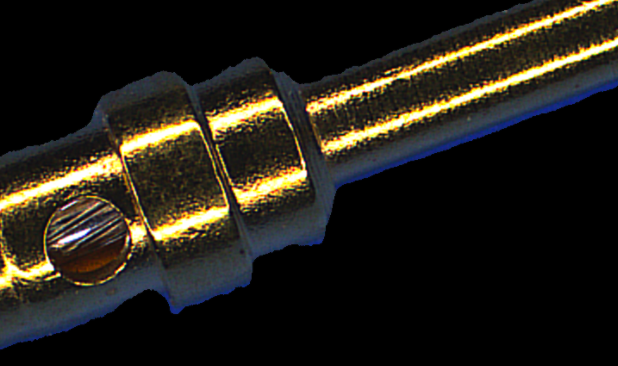
#> input picture Project/ZF/main/pickle/baseImages/2.png, 618 x 366 px, found by its file name
$ jupyter execute --allow-errors '方向确定.ipynb'
#> lines starting #> are read from the running program, lines starting #| are printed output that depends on the picture; after the words box and inside, x2 and y2 are one past the last pixel; in counts of white or black regions, pixels touching at a corner belong together; long printed decimals are rounded
[cell 1]
#!/usr/bin/env python
# -*- coding: UTF-8 -*-
"""
@File    ：PressureLocationProcess.py
@Author  zhouxinyu
@Date    ：2022/3/31 14:35
"""
from math import tan
import cv2
import numpy as np
import matplotlib.pyplot as plt
import matplotlib
import math


def cv_show(img):
    cv2.imshow('cv_show', img)
    cv2.waitKey(0)  # 等待时间，毫秒级，0标示按任意键终止
    cv2.destroyAllWindows()
    cv2.waitKey(1)  # 解决mac中窗口不关闭的问题


def showImages(images, titles=[''], size=[1, 1], BGR=False):
    for i in range(len(images)):
        plt.subplot(size[0], size[1], i + 1)
        showImage = images[i]
        if (BGR):
            b, g, r = cv2.split(images[i])
            showImage = cv2.merge([r, g, b])
        plt.imshow(showImage, 'gray')
        plt.title(titles[i])
        plt.xticks([]), plt.yticks([])


# Get the picture in the right direction
def correct_direction(img, percentage):
    shape = img.shape
    gray_img = cv2.cvtColor(img,cv2.COLOR_BGR2GRAY)
    left_block = [gray_img[:, :int(percentage*shape[1])]]
    right_block = [gray_img[:,  int((1-percentage)*shape[1]):]]
    left_binarized = cv2.threshold(np.array(left_block), 1, 255, 0)[1]
    right_binarized = cv2.threshold(np.array(right_block), 1, 255, 0)[1]
    def get_sum(x):
        return sum(x)
    left_white_number = sum(list(map(get_sum, left_binarized[0])))
    right_white_number = sum(list(map(get_sum, right_binarized[0])))
    direction_flag = left_white_number > right_white_number
    if direction_flag:
        return img, left_white_number , right_white_number
    return cv2.flip(img, 1), left_white_number , right_white_number
    # return left_white_number > right_white_number, left_white_number , right_white_number

[cell 2]
img = cv2.imread('/Users/zhouxinyu/Code/Python/jupyter/Project/ZF/压线筒污染/maxEdge/正常/2.png')
#> img is the input picture: shape (366, 618, 3); mean B, G, R 24.5, 31.9, 35
gray_img = cv2.cvtColor(img,cv2.COLOR_BGR2GRAY)
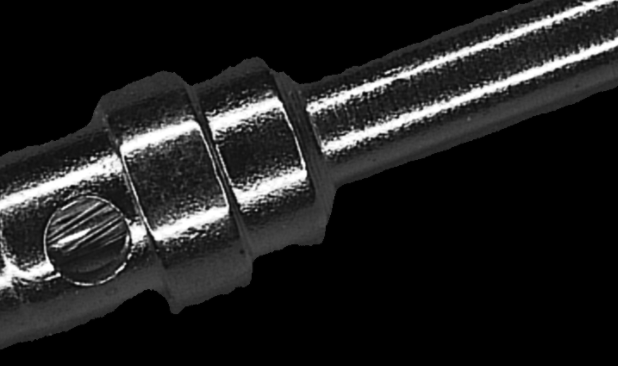
#> gray_img: shape (366, 618); min 0, max 255, mean 32
# showImages([img], BGR=True)
print(gray_img.shape)
#| (366, 618)
p, p1, p2 = correct_direction(img, 0.2)
#> in correct_direction, `left_white_number = sum(list(map(get_sum, left_binarized[0])))`: left_white_number = 6354090
#> in correct_direction, `right_white_number = sum(list(map(get_sum, right_binarized[0])))`: right_white_number = 3425925
#> in correct_direction, `direction_flag = left_white_number > right_white_number`: direction_flag = True
#> p1 = 6354090; p2 = 3425925
cv_show(p)
showImages([gray_img])
#> the loop in showImages, `for i in range(len(images)):` made 1 pass

# [4 lines of commented-out code are left out]

[cell 3]
left = [gray_img[:, :int(0.2*gray_img.shape[1])]]
# print(sum(left[0]))
showImages(left)
#> the loop in showImages (call 2), `for i in range(len(images)):` made 1 pass
#> pass 1, in showImages (call 2), `showImage = images[i]`:
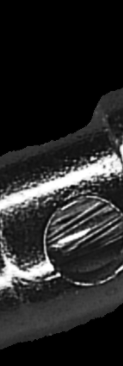
#> showImage: shape (366, 123); min 0, max 255, mean 39.2

[cell 4]
after_left = cv2.threshold(np.array(left), 1, 255, 0)[1]
showImages(after_left)
#> the loop in showImages (call 3), `for i in range(len(images)):` made 1 pass
#> pass 1, in showImages (call 3), `showImage = images[i]`:
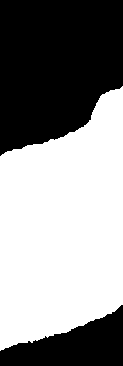
#> showImage: shape (366, 123); 55.4% white; 2 black regions, box (x1, y1, x2, y2) and area: (0, 0, 123, 156) 15819, (0, 305, 123, 366) 4281

[cell 5]
right = [gray_img[:,  int((1-0.2)*gray_img.shape[1]):]]
# print(sum(right[0]))
showImages(right)
#> the loop in showImages (call 4), `for i in range(len(images)):` made 1 pass
#> pass 1, in showImages (call 4), `showImage = images[i]`:
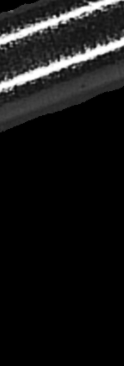
#> showImage: shape (366, 124); min 0, max 255, mean 21.6

[cell 6]
_, after_right = cv2.threshold(np.array(right), 1, 255, 0)
showImages(after_right)
#> the loop in showImages (call 5), `for i in range(len(images)):` made 1 pass
#> pass 1, in showImages (call 5), `showImage = images[i]`:
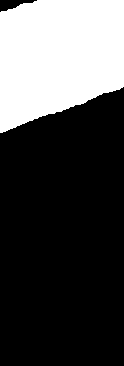
#> showImage: shape (366, 124); 29.6% white; 1 white region, box (x1, y1, x2, y2) and area: (0, 0, 124, 133) 13435

[cell 7]
def f(x):
    return sum(x)

r_right = map(f, after_right[0])
print("right-> ", sum(list(r_right))/255)
#| right->  13435.0

r_left = map(f, after_left[0])
print("left-> ", sum(list(r_left))/255)
#| left->  24918.0

[cell 8]
sum(after_right[0][100])
#> Out = 22440

[cell 9]
after_right[0][100]
#> Out = 124 values, max 255 at index 0, min 0 at index 88, mean 181

[cell 10]
print(sum(sum(after_left[0])))
#| 6570

[cell 11]
print(sum(sum(after_right[0]))/255)
#| 71.8

$ run again, with Project/ZF/main/pickle/baseImages/1.png copied over Project/ZF/main/pickle/baseImages/2.png
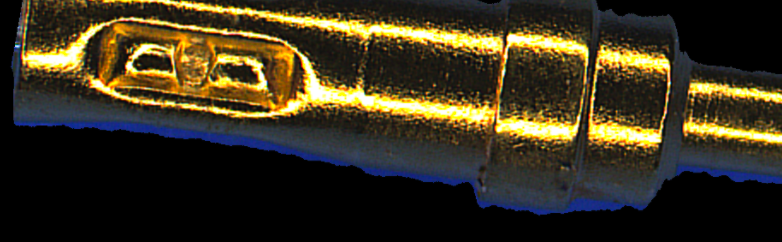
#> input picture Project/ZF/main/pickle/baseImages/1.png, 782 x 242 px, found by its file name
#> img is the input picture: shape (242, 782, 3); mean B, G, R 31.8, 51.3, 58.7
#| (242, 782)
#> left_white_number = 4677720
#> right_white_number = 5476125
#> direction_flag = False
#> `p, p1, p2 = correct_direction(img, 0.2)`:
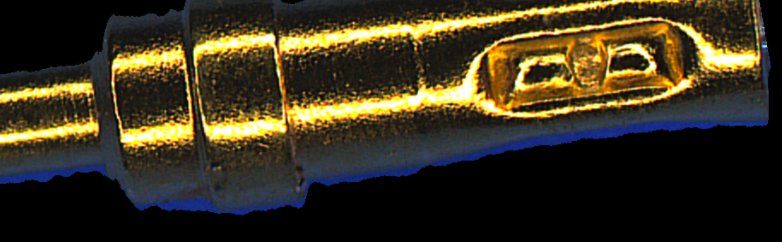
#> p: shape (242, 782, 3); mean B, G, R 31.8, 51.3, 58.7
#> p1 = 4677720; p2 = 5476125
#> the loop in showImages, `for i in range(len(images)):` made 1 pass
#> the loop in showImages (call 2), `for i in range(len(images)):` made 1 pass
#> the loop in showImages (call 5), `for i in range(len(images)):` made 1 pass
#> pass 1, in showImages (call 5), `showImage = images[i]`:
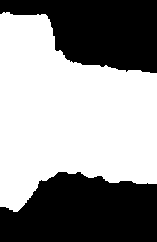
#> showImage: shape (242, 157); 56.5% white; 2 black regions, box (x1, y1, x2, y2) and area: (0, 172, 157, 242) 8933, (0, 0, 157, 73) 7586
#| right->  21475.0
#| left->  18344.0
#> `sum(after_right[0][100])`: Out = 40035
#> `after_right[0][100]`: Out = 157 values from 255 to 255
#| 19032
#| 73.4

$ run again, with Project/ZF/main/pickle/baseImages/4.png copied over Project/ZF/main/pickle/baseImages/2.png
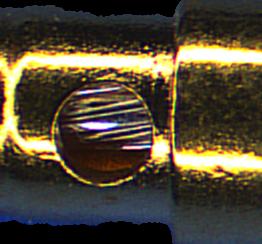
#> input picture Project/ZF/main/pickle/baseImages/4.png, 262 x 244 px, found by its file name
#> img is the input picture: shape (244, 262, 3); mean B, G, R 54.5, 72, 80.8
#| (244, 262)
#> left_white_number = 2874615
#> right_white_number = 3297660
#> direction_flag = False
#> `p, p1, p2 = correct_direction(img, 0.2)`:
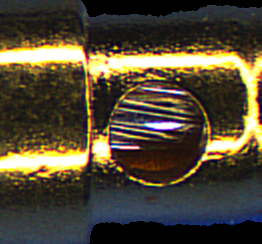
#> p: shape (244, 262, 3); mean B, G, R 54.5, 72, 80.8
#> p1 = 2874615; p2 = 3297660
#> the loop in showImages, `for i in range(len(images)):` made 1 pass
#> the loop in showImages (call 2), `for i in range(len(images)):` made 1 pass
#> the loop in showImages (call 4), `for i in range(len(images)):` made 1 pass
#> pass 1, in showImages (call 4), `showImage = images[i]`:
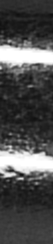
#> showImage: shape (244, 53); min 16, max 255, mean 79.7
#| right->  12932.0
#| left->  11273.0
#> `sum(after_right[0][100])`: Out = 13515
#> `after_right[0][100]`: Out = 53 values from 255 to 255
#| 2039
#| 2.494
